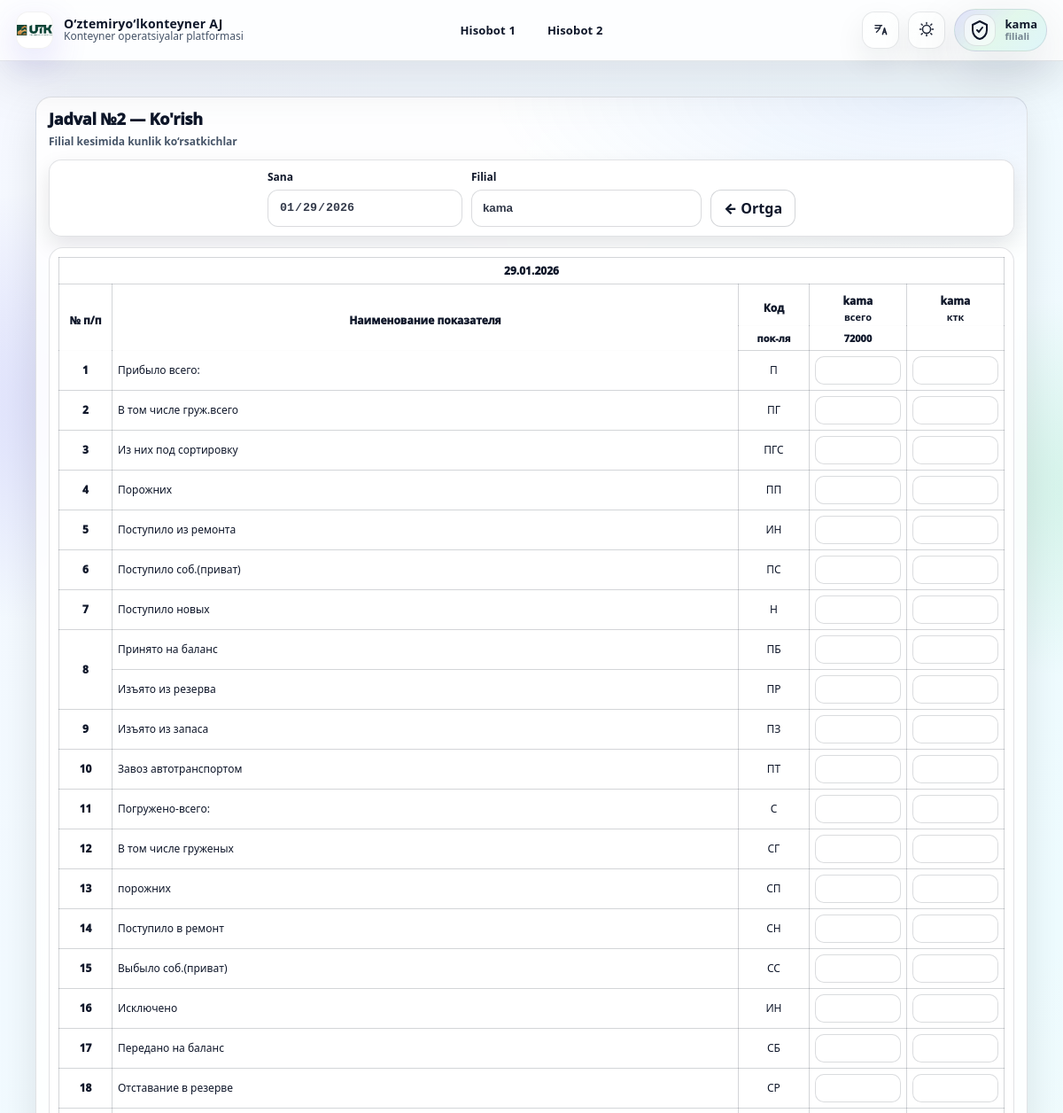
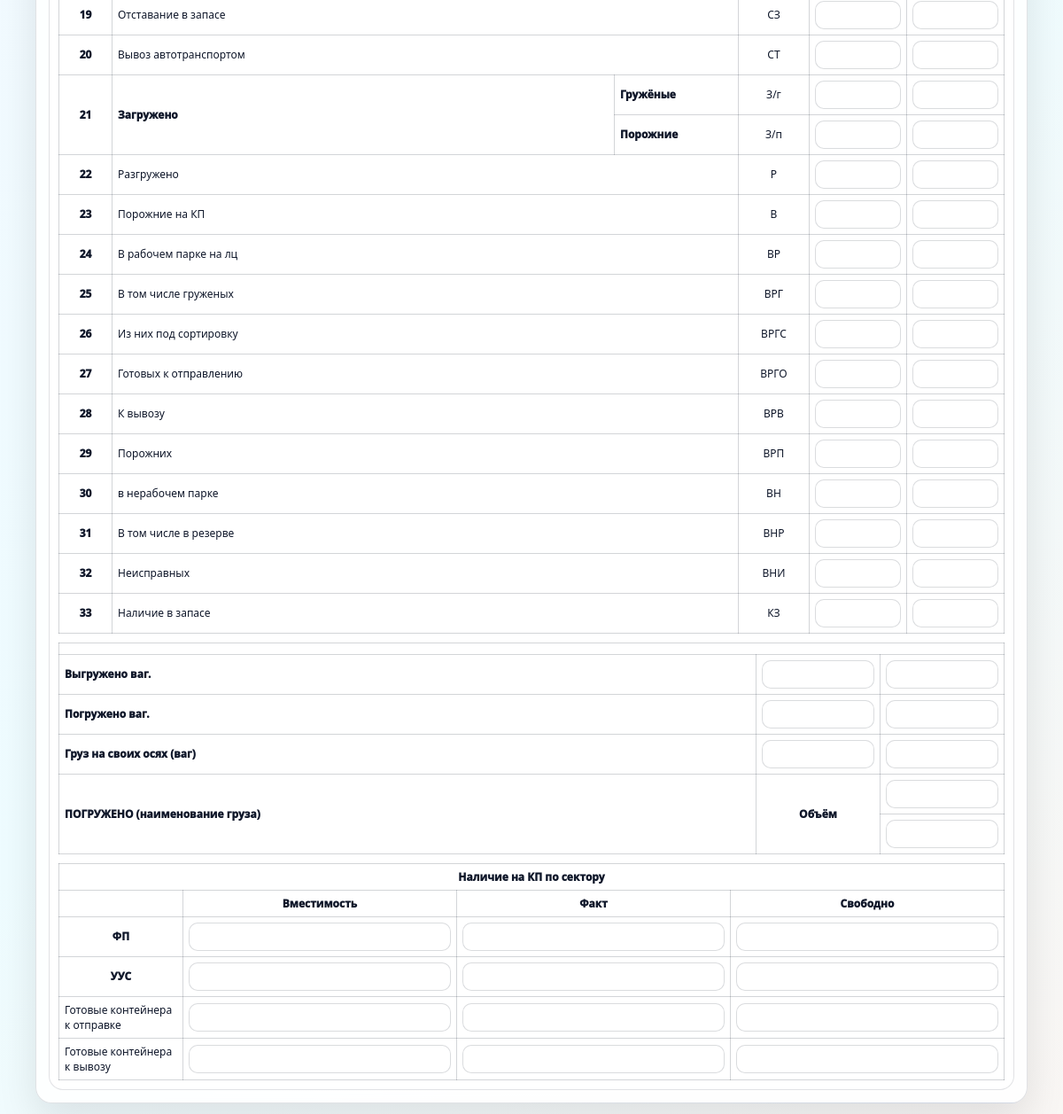
/station/table-2/view/2026-01-29/ (signed in), run on an earlier commit of the app's database (2 pictures, top to bottom).
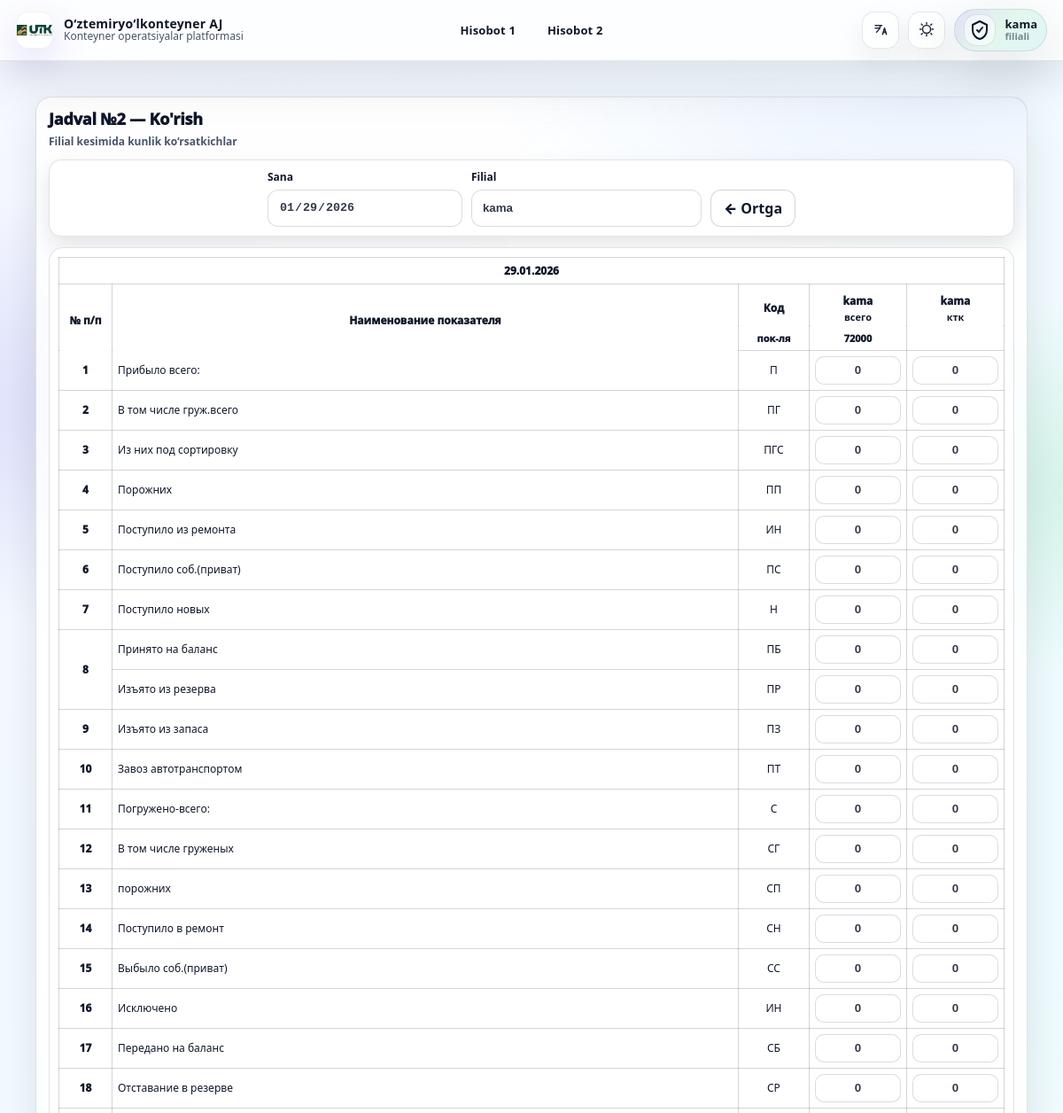
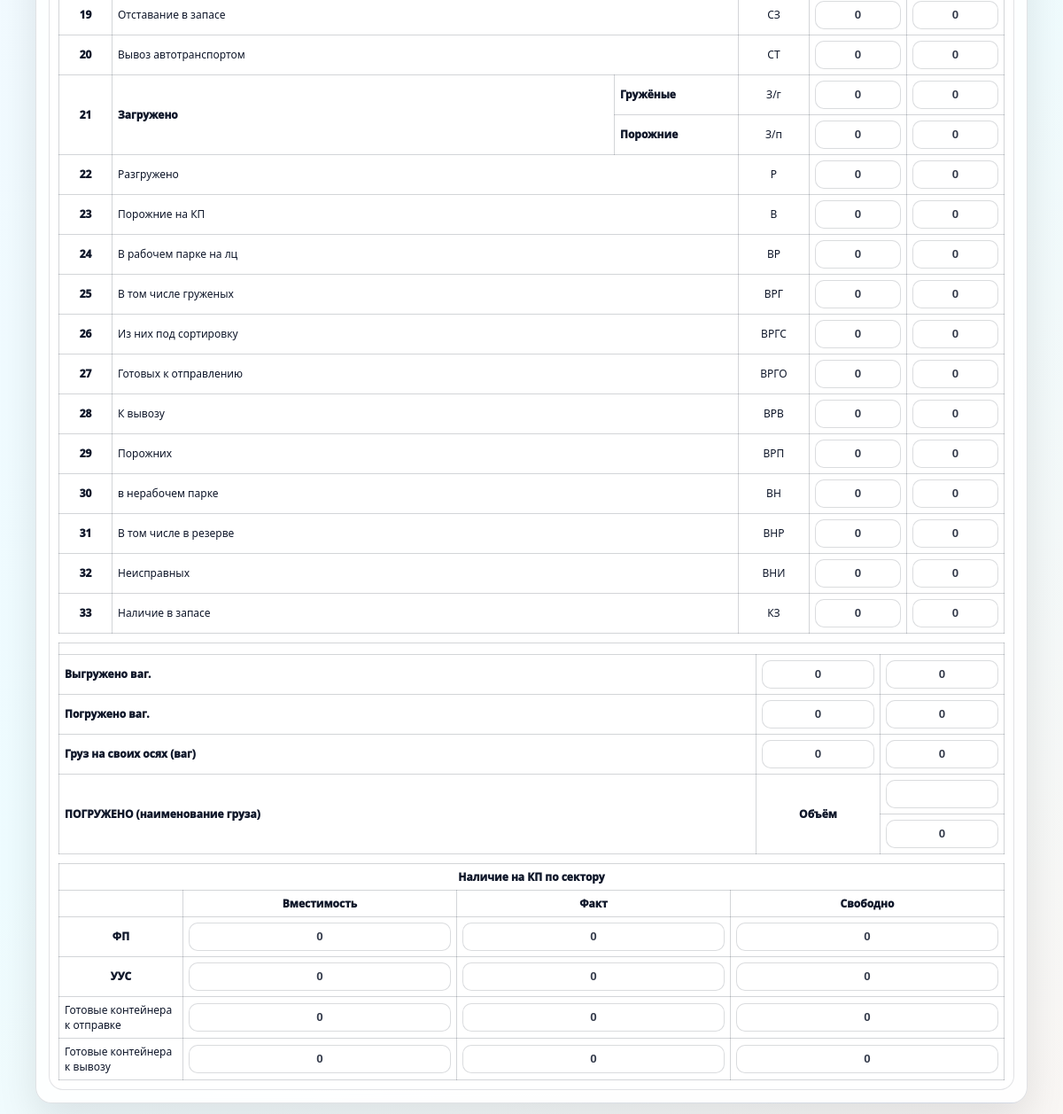
And on a later commit of the database (2 pictures, top to bottom).
### reports/models.py (models this page shows, shortened)
class StationDailyTable2(models.Model):
    station_user = models.ForeignKey(
        User,
        on_delete=models.CASCADE,
        related_name='station_table2_reports'
    )
    date = models.DateField(null=True,blank=True)
    data = models.JSONField(default=dict, blank=True)
    submitted_at = models.DateTimeField(null=True, blank=True, auto_now_add=True)
    class Meta:
        unique_together = ('station_user', 'date')
        ordering = ['-date']

### reports/views.py (the view)
# urls.py: path('station/table-2/view/<str:date_str>/', station_table_2_view, name='station_table_2_view'),
@login_required
def station_table_2_view(request, date_str):
    if request.user.is_staff or request.user.is_superuser:
        return redirect("admin_table2_reports")
    d = _parse_date(date_str)
    obj = StationDailyTable2.objects.filter(station_user=request.user, date=d).first()
    return render(request, "station_table_2_create.html", {
        "date": d,
        "obj": obj,
        "station_name": request.user.username,
        "rows_def": TABLE2_ROWS,
        "mode": "view",
        "bottom": TABLE2_BOTTOM_FIELDS,
        "r22_keys": {
            "g_total": R22_G_TOTAL, "g_ktk": R22_G_KTK,
            "p_total": R22_P_TOTAL, "p_ktk": R22_P_KTK,
        }
    })

### templates/station_table_2_create.html (shortened to what this page needs)
{% extends "base.html" %}
{% load report_extras %}
{% block content %}
<div class="t2-page">
  <div class="t2-shell">
    <div class="t2-card">
      <div class="t2-head">
        <div>
          <h2 class="t2-title">
            Jadval №2 — {% if mode == 'view' %}Ko'rish{% else %}Yaratish/Tahrirlash{% endif %}
          </h2>
          <div class="t2-sub">Filial kesimida kunlik ko‘rsatkichlar</div>
        </div>
      </div>
      <form id="t2form" method="post">
        <div class="t2-controls">
          <div class="t2-field">
            <label>Sana</label>
            <input class="t2-input" type="date" name="date" value="{{ date|date:'Y-m-d' }}" {% if mode == 'view' %}disabled{% endif %}>
          </div>
          <div class="t2-field" style="min-width:260px;">
            <label>Filial</label>
            <input class="t2-input" value="{{ station_name }}" disabled>
          </div>
          <div class="t2-actions">
            <a href="{% url 'station_table_2_list' %}" class="t2-btn">← Ortga</a>
          </div>
        </div>
        <div class="t2-wrap">
          <table class="t2-table">
            <colgroup>
              <col style="width:60px;">
              <col>
              <col style="width:140px;">
              <col style="width:80px;">
              <col style="width:110px;">
              <col style="width:110px;">
            </colgroup>
            <thead>
              <tr><th colspan="6" class="t2-headDate">{{ date|date:"d.m.Y" }}</th></tr>
              <tr>
                <th class="t2-center t2-bold" rowspan="2">№ п/п</th>
                <th class="t2-center t2-bold" colspan="2" rowspan="2">Наименование показателя</th>
                <th class="t2-center t2-bold">Код</th>
                <th class="t2-center t2-bold">{{ station_name }}<div style="font-size:11px;font-weight:900;margin-top:2px;">всего</div></th>
                <th class="t2-center t2-bold">{{ station_name }}<div style="font-size:11px;font-weight:900;margin-top:2px;">ктк</div></th>
              </tr>
              <tr>
                <th class="t2-center t2-bold" style="font-size:11px;">пок-ля</th>
                <th class="t2-center t2-bold" style="font-size:11px;">72000</th>
                <th class="t2-center t2-bold" style="font-size:11px;"></th>
              </tr>
            </thead>
            <tbody>
              {% for n,label,code,k_total,k_ktk in rows_def %}
                {% if n == 8 %}
                  <tr>
                    <td class="t2-center t2-bold" rowspan="2">8</td>
                    <td colspan="2">{{ label }}</td>
                    <td class="t2-center">{{ code }}</td>
                    <td class="t2-center"><input class="t2-cell-input" name="{{ k_total }}" value="{{ obj|data_val:k_total }}" {% if mode == 'view' %}disabled{% endif %}></td>
                    <td class="t2-center"><input class="t2-cell-input" name="{{ k_ktk }}" value="{{ obj|data_val:k_ktk }}" {% if mode == 'view' %}disabled{% endif %}></td>
                  </tr>
                  {% for n2,label2,code2,k_total2,k_ktk2 in rows_def %}
                    {% if n2 == 9 %}
                      <tr>
                        <td colspan="2">{{ label2 }}</td>
                        <td class="t2-center">{{ code2 }}</td>
                        <td class="t2-center"><input class="t2-cell-input" name="{{ k_total2 }}" value="{{ obj|data_val:k_total2 }}" {% if mode == 'view' %}disabled{% endif %}></td>
                        <td class="t2-center"><input class="t2-cell-input" name="{{ k_ktk2 }}" value="{{ obj|data_val:k_ktk2 }}" {% if mode == 'view' %}disabled{% endif %}></td>
                      </tr>
                    {% endif %}
                  {% endfor %}
                {% elif n == 9 %}
                {% elif n == 22 %}
                  <tr>
                    <td class="t2-center t2-bold" rowspan="2">21</td>
                    <td class="t2-bold" rowspan="2">Загружено</td>
                    <td class="t2-bold">Гружёные</td>
                    <td class="t2-center">З/г</td>
                    <td class="t2-center"><input class="t2-cell-input" name="{{ k_total }}" value="{{ obj|data_val:k_total }}" {% if mode == 'view' %}disabled{% endif %}></td>
                    <td class="t2-center"><input class="t2-cell-input" name="{{ k_ktk }}" value="{{ obj|data_val:k_ktk }}" {% if mode == 'view' %}disabled{% endif %}></td>
                  </tr>
                  <tr>
                    <td class="t2-bold">Порожние</td>
                    <td class="t2-center">З/п</td>
                    <td class="t2-center"><input class="t2-cell-input" name="r22p_total" value="{{ obj|data_val:'r22p_total' }}" {% if mode == 'view' %}disabled{% endif %}></td>
                    <td class="t2-center"><input class="t2-cell-input" name="r22p_ktk" value="{{ obj|data_val:'r22p_ktk' }}" {% if mode == 'view' %}disabled{% endif %}></td>
                  </tr>
                {% else %}
                  <tr>
                    <td class="t2-center t2-bold">{% if n >= 10 %}{{ n|add:"-1" }}{% else %}{{ n }}{% endif %}</td>
                    <td colspan="2">{{ label }}</td>
                    <td class="t2-center">{{ code }}</td>
                    <td class="t2-center"><input class="t2-cell-input" name="{{ k_total }}" value="{{ obj|data_val:k_total }}" {% if mode == 'view' %}disabled{% endif %}></td>
                    <td class="t2-center"><input class="t2-cell-input" name="{{ k_ktk }}" value="{{ obj|data_val:k_ktk }}" {% if mode == 'view' %}disabled{% endif %}></td>
                  </tr>
                {% endif %}
              {% endfor %}
            </tbody>
          </table>
          <table class="t2-table" style="margin-top:10px; min-width: 740px;">
            <colgroup><col><col style="width:140px;"><col style="width:140px;"></colgroup>
            <thead><tr><th colspan="3" class="t2-secTitle"></th></tr></thead>
            <tbody>
              <tr>
                <td class="t2-bold">Выгружено ваг.</td>
                <td class="t2-center"><input class="t2-cell-input" name="{{ bottom.vygr_wag_ktk }}" value="{{ obj|data_val:bottom.vygr_wag_ktk }}" {% if mode == 'view' %}disabled{% endif %}></td>
                <td class="t2-center"><input class="t2-cell-input" name="{{ bottom.vygr_tonn }}" value="{{ obj|data_val:bottom.vygr_tonn }}" {% if mode == 'view' %}disabled{% endif %}></td>
              </tr>
              <tr>
                <td class="t2-bold">Погружено ваг.</td>
                <td class="t2-center"><input class="t2-cell-input" name="{{ bottom.pogr_wag_ktk }}" value="{{ obj|data_val:bottom.pogr_wag_ktk }}" {% if mode == 'view' %}disabled{% endif %}></td>
                <td class="t2-center"><input class="t2-cell-input" name="{{ bottom.pogr_tonn }}" value="{{ obj|data_val:bottom.pogr_tonn }}" {% if mode == 'view' %}disabled{% endif %}></td>
              </tr>
              <tr>
                <td class="t2-danger">Груз на своих осях (ваг)</td>
                <td class="t2-center"><input class="t2-cell-input" name="{{ bottom.os_wag_ktk }}" value="{{ obj|data_val:bottom.os_wag_ktk }}" {% if mode == 'view' %}disabled{% endif %}></td>
                <td class="t2-center"><input class="t2-cell-input" name="{{ bottom.os_tonn }}" value="{{ obj|data_val:bottom.os_tonn }}" {% if mode == 'view' %}disabled{% endif %}></td>
              </tr>
              <tr>
                <td rowspan="2" class="t2-bold">ПОГРУЖЕНО (наименование груза)</td>
                <td rowspan="2" class="t2-center t2-bold">Объём</td>
                <td class="t2-center"><input class="t2-cell-input" name="{{ bottom.cargo_name }}" value="{{ obj|data_val:bottom.cargo_name }}" {% if mode == 'view' %}disabled{% endif %}></td>
              </tr>
              <tr>
                <td class="t2-center"><input class="t2-cell-input" name="{{ bottom.cargo_volume }}" value="{{ obj|data_val:bottom.cargo_volume }}" {% if mode == 'view' %}disabled{% endif %}></td>
              </tr>
            </tbody>
          </table>
          <table class="t2-table" style="margin-top:10px; min-width: 760px;">
            <colgroup><col style="width:140px;"><col><col><col></colgroup>
            <thead>
              <tr><th colspan="4" class="t2-secTitle">Наличие на КП по сектору</th></tr>
              <tr>
                <th></th>
                <th class="t2-center t2-bold">Вместимость</th>
                <th class="t2-center t2-bold">Факт</th>
                <th class="t2-center t2-bold">Свободно</th>
              </tr>
            </thead>
            <tbody>
              <tr>
                <td class="t2-center t2-bold">ФП</td>
                <td class="t2-center"><input class="t2-cell-input" name="{{ bottom.kp_fp_capacity }}" value="{{ obj|data_val:bottom.kp_fp_capacity }}" {% if mode == 'view' %}disabled{% endif %}></td>
                <td class="t2-center"><input class="t2-cell-input" name="{{ bottom.kp_fp_fact }}" value="{{ obj|data_val:bottom.kp_fp_fact }}" {% if mode == 'view' %}disabled{% endif %}></td>
                <td class="t2-center"><input class="t2-cell-input" name="{{ bottom.kp_fp_free }}" value="{{ obj|data_val:bottom.kp_fp_free }}" {% if mode == 'view' %}disabled{% endif %}></td>
              </tr>
              <tr>
                <td class="t2-center t2-bold">УУС</td>
                <td class="t2-center"><input class="t2-cell-input" name="{{ bottom.kp_uus_capacity }}" value="{{ obj|data_val:bottom.kp_uus_capacity }}" {% if mode == 'view' %}disabled{% endif %}></td>
                <td class="t2-center"><input class="t2-cell-input" name="{{ bottom.kp_uus_fact }}" value="{{ obj|data_val:bottom.kp_uus_fact }}" {% if mode == 'view' %}disabled{% endif %}></td>
                <td class="t2-center"><input class="t2-cell-input" name="{{ bottom.kp_uus_free }}" value="{{ obj|data_val:bottom.kp_uus_free }}" {% if mode == 'view' %}disabled{% endif %}></td>
              </tr>
              <tr>
                <td>Готовые контейнера к отправке</td>
                <td class="t2-center"><input class="t2-cell-input" name="{{ bottom.kp_ready_send_capacity }}" value="{{ obj|data_val:bottom.kp_ready_send_capacity }}" {% if mode == 'view' %}disabled{% endif %}></td>
                <td class="t2-center"><input class="t2-cell-input" name="{{ bottom.kp_ready_send_fact }}" value="{{ obj|data_val:bottom.kp_ready_send_fact }}" {% if mode == 'view' %}disabled{% endif %}></td>
                <td class="t2-center"><input class="t2-cell-input" name="{{ bottom.kp_ready_send_free }}" value="{{ obj|data_val:bottom.kp_ready_send_free }}" {% if mode == 'view' %}disabled{% endif %}></td>
              </tr>
              <tr>
                <td>Готовые контейнера к вывозу</td>
                <td class="t2-center"><input class="t2-cell-input" name="{{ bottom.kp_ready_autocar_capacity }}" value="{{ obj|data_val:bottom.kp_ready_autocar_capacity }}" {% if mode == 'view' %}disabled{% endif %}></td>
                <td class="t2-center"><input class="t2-cell-input" name="{{ bottom.kp_ready_autocar_fact }}" value="{{ obj|data_val:bottom.kp_ready_autocar_fact }}" {% if mode == 'view' %}disabled{% endif %}></td>
                <td class="t2-center"><input class="t2-cell-input" name="{{ bottom.kp_ready_autocar_free }}" value="{{ obj|data_val:bottom.kp_ready_autocar_free }}" {% if mode == 'view' %}disabled{% endif %}></td>
              </tr>
            </tbody>
          </table>
        </div>
      </form>
    </div>
  </div>
</div>
{% endblock %}

### templates/base.html (shortened to what this page needs)
{% load static %}
<!doctype html>
<html lang="uz" data-theme="light" data-lang="uz">
<head>
  <link rel="stylesheet" href="https://cdnjs.cloudflare.com/ajax/libs/font-awesome/6.5.0/css/all.min.css">
  <link rel="stylesheet" href="{% static 'css/base.css' %}">
</head>
<body>
  <header class="topbar">
    <div class="wrap topbar-inner">
      {% if user.is_authenticated %}
      <div class="brand">
        <img class="brand-logo" src="{% static 'images/UTKlogo.png' %}" alt="Logo">
        <div class="brand-name">
          <b data-i18n="brand">O‘ztemiryo‘lkonteyner AJ</b>
          <span data-i18n="subtitle">Konteyner operatsiyalar platformasi</span>
        </div>
      </div>
      <div class="nav-wrap" id="navWrap">
        <nav class="center-nav" id="centerNav" aria-label="Main navigation">
          {% if user.is_staff or user.is_superuser %}
            <a class="nav-link" href="/admin-panel/settings/" data-i18n="dash" style="color: rgb(154, 181, 206);">Dashboard</a>
            <a class="nav-link" href="/admin-panel/table-1/" data-i18n="r1">Hisobot 1</a>
            <a class="nav-link" href="{% url 'admin_table2_reports' %}" data-i18n="r2">Hisobot 2</a>
            <a class="nav-link" href="#" data-i18n="q" style="color: rgb(154, 181, 206);">Kvartalniy</a>
            <a class="nav-link" href="/admin-panel/stations/" data-i18n="branches">Filiallar</a>
          {% else %}
            <a class="nav-link" href="/station/table-1/" data-i18n="r1">Hisobot 1</a>
            <a class="nav-link" href="/station/table-2/" data-i18n="r2">Hisobot 2</a>
          {% endif %}
        </nav>
      </div>
      <div class="right-tools">
        <button class="icon-btn" id="langBtn" type="button" title="Til / Язык">
        </button>
        <button class="icon-btn" id="themeBtn" type="button" title="Tungi / Kunduzgi">
          <span id="themeIconHolder"></span>
        </button>
        <div class="admin-wrap">
          <div class="admin-pill" id="adminToggle" role="button" tabindex="0">
            <div class="admin-badge" aria-hidden="true">
              <svg viewBox="0 0 24 24" fill="none">
                <path d="M12 2l8 4v6c0 5-3.5 9-8 10-4.5-1-8-5-8-10V6l8-4Z"
                      stroke="currentColor" stroke-width="2" stroke-linejoin="round"/>
                <path d="M9 12l2 2 4-5"
                      stroke="currentColor" stroke-width="2" stroke-linecap="round"/>
              </svg>
            </div>
            {% if user.is_staff or user.is_superuser %}
              <div class="admin-text">
                <b data-i18n="admin">ADMIN</b>
                <span data-i18n="account">Hisob</span>
              </div>
            {% else %}
              <div class="admin-text">
                <b class="station-name">{{ user.username }}</b>
                <span class="station-sub" data-i18n="user">Filial</span>
              </div>
            {% endif %}
          </div>
        </div>
      </div>
      {% endif %}
    </div>
  </header>
  <main class="page">
    {% block content %}{% endblock %}
  </main>
</body>
</html>

What changed in the data, as far as the page shows it:
added StationDailyTable2: rows_def "0" "0" "0" "0" "0" "0" "0" "0" "0" "0" "0" "0" "0" "0" "0" "0" "0" "0" "0" "0" "0" "0" "0" "0" "0" "0" "0" "0" "0" "0" "0", rows_def "0" "0" "0" "0" "0" "0" "0" "0" "0" "0" "0" "0" "0" "0" "0" "0" "0" "0" "0" "0" "0" "0" "0" "0" "0" "0" "0" "0" "0" "0" "0", rows_def "0", rows_def "0", rows_def "0", rows_def "0", rows_def "0", rows_def "0", rows_def "0", rows_def "0", vygr_wag_ktk "0", vygr_tonn "0", pogr_wag_ktk "0", pogr_tonn "0", os_wag_ktk "0", os_tonn "0", cargo_volume "0", kp_fp_capacity "0", kp_fp_fact "0", kp_fp_free "0", kp_uus_capacity "0", kp_uus_fact "0", kp_uus_free "0", kp_ready_send_capacity "0", kp_ready_send_fact "0", kp_ready_send_free "0", kp_ready_autocar_capacity "0", kp_ready_autocar_fact "0", kp_ready_autocar_free "0"
